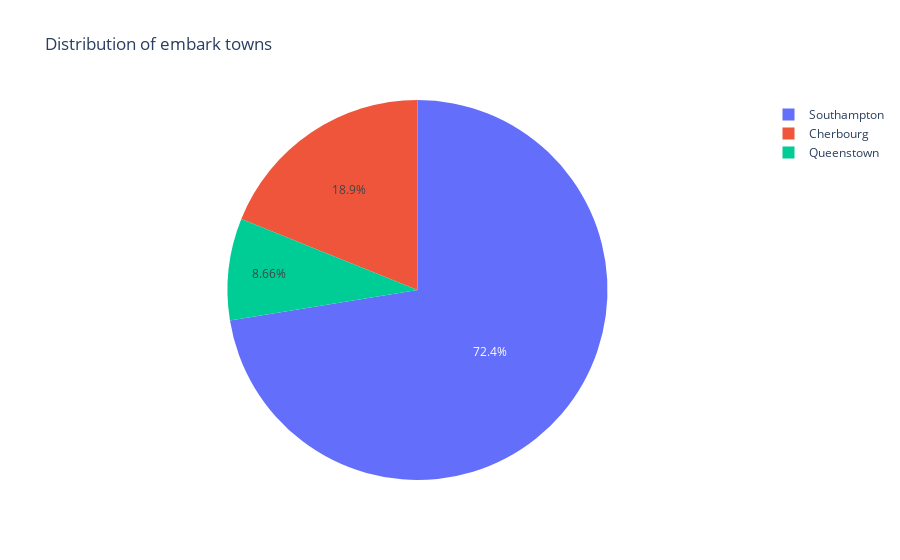

Here is the notebook cell this chart was saved with:
### Code cell


### Figure 1 — Plotly figure (JSON) as saved in the notebook; plotly's stock layout.template omitted (floating-point values rounded to 4 significant figures)
{"data": [{"domain": {"x": [0, 1], "y": [0, 1]}, "hovertemplate": "index=%{label}<br>value=%{value}<extra></extra>", "labels": ["Southampton", "Cherbourg", "Queenstown"], "legendgroup": "", "name": "", "showlegend": true, "type": "pie", "values": [644, 168, 77]}], "layout": {"legend": {"tracegroupgap": 0}, "title": {"text": "Distribution of embark towns"}}}
